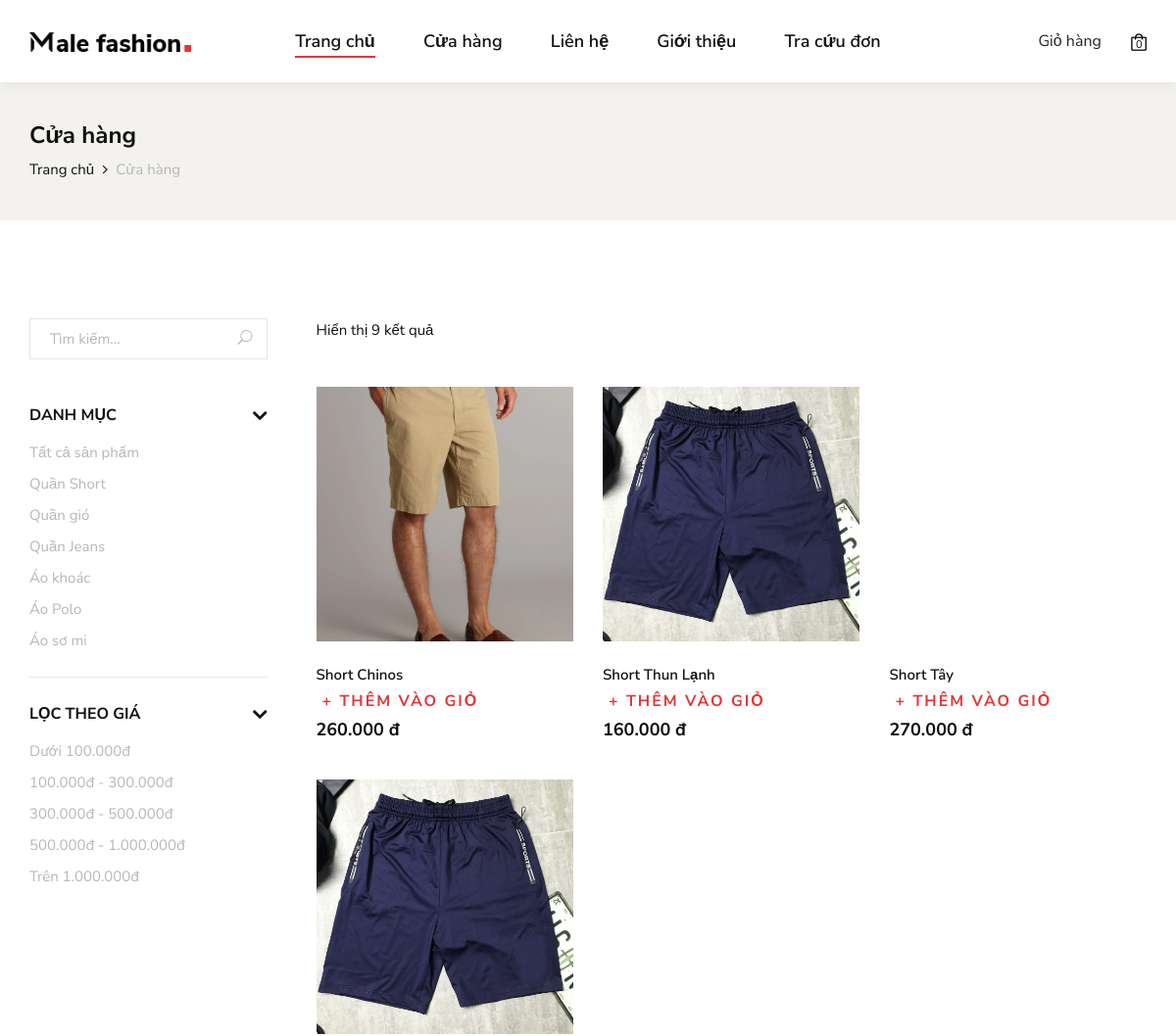
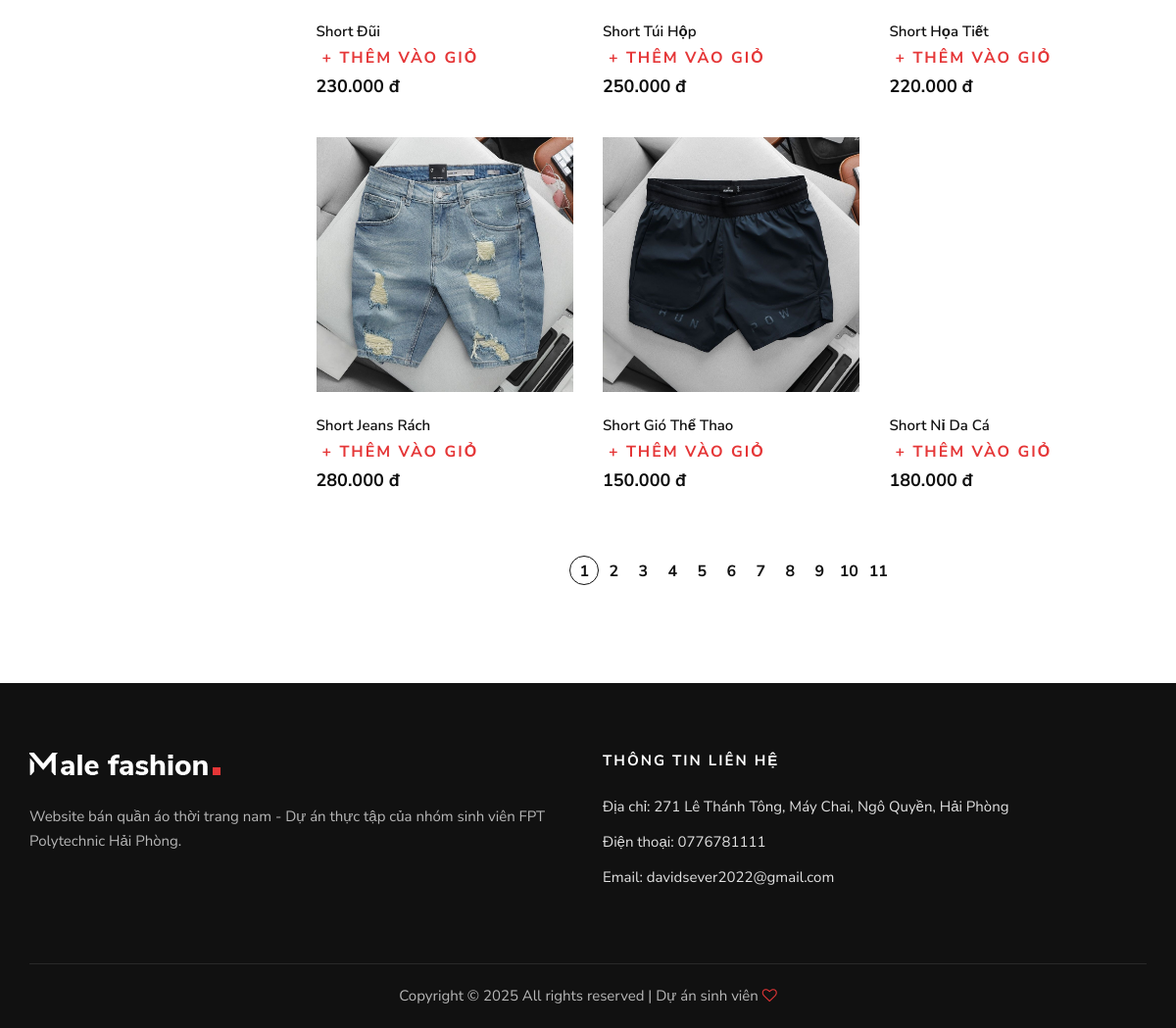
Screenshot of /index.php?act=shop with the database file from the repository (2 pictures, top to bottom).
### tables this page shows
CREATE TABLE `danh_muc` (
  `id_danh_muc` int(10) NOT NULL,
  `name_danh_muc` varchar(255) NOT NULL,
  `Trangthai` int(1) NOT NULL DEFAULT 0
);

CREATE TABLE `san_pham` (
  `id_sp` int(11) NOT NULL,
  `id_mau_sac` int(11) DEFAULT NULL,
  `id_kich_co` int(11) DEFAULT NULL,
  `hinh_anh` varchar(255) DEFAULT NULL,
  `ten_sp` varchar(100) DEFAULT NULL,
  `gia_sp` decimal(10,2) DEFAULT NULL,
  `so_luong` int(11) DEFAULT NULL,
  `loai` varchar(50) DEFAULT NULL,
  `id_danh_muc` int(11) DEFAULT NULL,
  `Mo_ta` text NOT NULL,
  `trang_thai` tinyint(4) NOT NULL DEFAULT 0,
  `luot_xem` int(11) DEFAULT 0
);

### Controller/HomeController.php (called while the page is built, shortened)
<?php
include_once "Model/UserSanpham.php";
class HomeController {
    private $userSanpham;
    public function __construct() {
        $this->userSanpham = new UserSanpham();
    }
    public function shop() {
        $categories = $this->userSanpham->getAllCategories();
        $categoryId = 0;
        $keyword = "";
        $minPrice = 0;
        $maxPrice = 0;
        $so_luong_1_trang = 9;
        if (isset($_GET['page'])) {
            $trang_hien_tai = $_GET['page'];
        } else {
            $trang_hien_tai = 1;
        }
        $vi_tri_bat_dau = ($trang_hien_tai - 1) * $so_luong_1_trang;
        $tong_so_san_pham = $this->userSanpham->getCountAllShop($categoryId, $minPrice, $maxPrice, $keyword);
        $tong_so_trang = ceil($tong_so_san_pham / $so_luong_1_trang);
        $allProducts = $this->userSanpham->getAllShop_PhanTrang(
            $categoryId,
            $minPrice,
            $maxPrice,
            $keyword,
            $vi_tri_bat_dau,
            $so_luong_1_trang
        );
        include "views/shop.php";
    }
}
?>

### Model/pdo.php (called while the page is built, shortened)
<?php
function pdo_get_connection(){
    $dburl = "mysql:host=localhost;dbname=pro1014_uy;charset=utf8";
    $username = 'root';
    $password = '';
    $conn = new PDO($dburl, $username, $password);
    $conn->setAttribute(PDO::ATTR_ERRMODE, PDO::ERRMODE_EXCEPTION);
    return $conn;
}
function pdo_query($sql){
    $sql_args = array_slice(func_get_args(), 1);
    try{
        $conn = pdo_get_connection();
        $stmt = $conn->prepare($sql);
        $stmt->execute($sql_args);
        $rows = $stmt->fetchAll();
        return $rows;
    }
    catch(PDOException $e){
        throw $e;
    }
    finally{
        unset($conn);
    }
}
function pdo_query_one($sql){
    $sql_args = array_slice(func_get_args(), 1);
    try{
        $conn = pdo_get_connection();
        $stmt = $conn->prepare($sql);
        $stmt->execute($sql_args);
        $row = $stmt->fetch(PDO::FETCH_ASSOC);
        return $row;
    }
    catch(PDOException $e){
        throw $e;
    }
    finally{
        unset($conn);
    }
}

### Model/UserSanpham.php (called while the page is built, shortened)
<?php
include_once "pdo.php";
class UserSanpham {
    public function getAllCategories() {
        $sql = "SELECT * FROM danh_muc WHERE Trangthai = 1 ORDER BY id_danh_muc DESC";
        return pdo_query($sql);
    }
    public function getCountAllShop($categoryId, $minPrice, $maxPrice, $keyword) {
        $sql = "SELECT COUNT(*) as tong_so FROM san_pham WHERE trang_thai = 1";
        $ketQua = pdo_query_one($sql);
        return $ketQua['tong_so'];
    }
    public function getAllShop_PhanTrang($categoryId, $minPrice, $maxPrice, $keyword, $bat_dau, $so_luong_1_trang) {
        $sql = "SELECT * FROM san_pham WHERE trang_thai = 1";
        $sql = $sql . " ORDER BY id_sp DESC";
        $sql = $sql . " LIMIT " . $bat_dau . ", " . $so_luong_1_trang;
        return pdo_query($sql);
    }
}
?>

### views/shop.php (the view, shortened to what this page needs)
<?php
include_once "views/layout/header.php";
?>
<section class="breadcrumb-option">
    <div class="container">
        <div class="row">
            <div class="col-lg-12">
                <div class="breadcrumb__text">
                    <h4>Cửa hàng</h4>
                    <div class="breadcrumb__links">
                        <a href="index.php">Trang chủ</a>
                        <span>Cửa hàng</span>
                    </div>
                </div>
            </div>
        </div>
    </div>
</section>
<section class="shop spad">
    <div class="container">
        <div class="row">
            <div class="col-lg-3">
                <div class="shop__sidebar">
                    <div class="shop__sidebar__search">
                        <form action="index.php" method="GET">
                            <input type="text" name="keyword" placeholder="Tìm kiếm...">
                            <button type="submit"><span class="icon_search"></span></button>
                        </form>
                    </div>
                    <div class="shop__sidebar__accordion">
                        <div class="accordion" id="accordionExample">
                            <div class="card">
                                <div class="card-heading">
                                    <a data-toggle="collapse" data-target="#collapseOne">Danh mục</a>
                                </div>
                                <div id="collapseOne" class="collapse show" data-parent="#accordionExample">
                                    <div class="card-body">
                                        <div class="shop__sidebar__categories">
                                            <ul class="nice-scroll">
                                                <li><a href="index.php?act=shop">Tất cả sản phẩm</a></li>
                                                <?php
                                                if (isset($categories) && is_array($categories)) {
                                                    foreach ($categories as $dm) {
                                                        $linkDanhMuc = "index.php?act=shop&iddm=" . $dm['id_danh_muc'];
                                                ?>
                                                        <li>
                                                            <a href="<?= $linkDanhMuc ?>">
                                                                <?= $dm['name_danh_muc'] ?>
                                                            </a>
                                                        </li>
                                                <?php
                                                    }
                                                }
                                                ?>
                                            </ul>
                                        </div>
                                    </div>
                                </div>
                            </div>
                            <div class="card">
                                <div class="card-heading">
                                    <a data-toggle="collapse" data-target="#collapseThree">Lọc theo giá</a>
                                </div>
                                <div id="collapseThree" class="collapse show" data-parent="#accordionExample">
                                    <div class="card-body">
                                        <div class="shop__sidebar__price">
                                            <ul>
                                                <li><a href="index.php?act=shop&price=0-100000">Dưới 100.000đ</a></li>
                                                <li><a href="index.php?act=shop&price=100000-300000">100.000đ - 300.000đ</a></li>
                                                <li><a href="index.php?act=shop&price=300000-500000">300.000đ - 500.000đ</a></li>
                                                <li><a href="index.php?act=shop&price=500000-1000000">500.000đ - 1.000.000đ</a></li>
                                                <li><a href="index.php?act=shop&price=1000000-99999999">Trên 1.000.000đ</a></li>
                                            </ul>
                                        </div>
                                    </div>
                                </div>
                            </div>
                        </div>
                    </div>
                </div>
            </div>
            <div class="col-lg-9">
                <div class="shop__product__option">
                    <div class="row">
                        <div class="col-lg-6 col-md-6 col-sm-6">
                            <div class="shop__product__option__left">
                                <?php
                                    $soLuong = 0;
                                    if (isset($allProducts)) {
                                        $soLuong = count($allProducts);
                                    }
                                ?>
                                <p>Hiển thị <?= $soLuong ?> kết quả</p>
                            </div>
                        </div>
                    </div>
                </div>
                <div class="row">
                    <?php
                    if (isset($allProducts) && count($allProducts) > 0) {
                        foreach ($allProducts as $sp) {
                            extract($sp);
                            if (!empty($hinh_anh)) {
                                $imgName = $hinh_anh;
                            } else {
                                $imgName = 'default.jpg';
                            }
                            $hinhPath = "admin/image/" . $imgName;
                            $linkDetail = "index.php?act=detail&id=" . $id_sp;
                    ?>
                            <div class="col-lg-4 col-md-6 col-sm-6">
                                <div class="product__item">
                                    <div class="product__item__pic set-bg" data-setbg="<?= $hinhPath ?>"
                                         onclick="window.location.href='<?= $linkDetail ?>';"
                                         style="cursor: pointer;">
                                    </div>
                                    <div class="product__item__text">
                                        <h6><?= $ten_sp ?></h6>
                                        <form action="index.php?act=add_to_cart" method="post" style="display: inline;">
                                            <button type="submit" name="add_to_cart" class="add-cart"
                                                    style="border: none; background: none; color: #e53637; font-weight: 700; cursor: pointer; text-transform: uppercase; letter-spacing: 2px;">
                                                + Thêm vào giỏ
                                            </button>
                                        </form>
                                        <h5><?= number_format($gia_sp, 0, ',', '.') ?> đ</h5>
                                    </div>
                                </div>
                            </div>
                            <?php
                        }
                    }
                    ?>
                </div>
                <div class="row">
                        <div class="col-lg-12">
                            <div class="product__pagination">
                                <?php
                                $link_co_ban = "index.php?act=shop";
                                if ($tong_so_trang > 1) {
                                    for ($i = 1; $i <= $tong_so_trang; $i++) {
                                        if ($i == $trang_hien_tai) {
                                            echo '<a class="active" href="#">' . $i . '</a>';
                                        } else {
                                            $link_day_du = $link_co_ban . "&page=" . $i;
                                            echo '<a href="' . $link_day_du . '">' . $i . '</a>';
                                        }
                                    }
                                }
                                ?>
                            </div>
                        </div>
                </div>
            </div>
        </div>
    </div>
</section>
<?php
include_once "views/layout/footer.php";
?>

### index.php (shortened to what this page needs)
<?php
include_once "Controller/HomeController.php";
$homeController = new HomeController();
if (isset($_GET['act'])) {
    $act = $_GET['act'];
} else {
    $act = '/';
}
switch ($act) {
    case 'shop':
        $homeController->shop();
        break;
}
?>

### views/layout/header.php (shortened to what this page needs)
<!DOCTYPE html>
<html lang="zxx">
<head>
    <link rel="stylesheet" href="css/bootstrap.min.css" type="text/css">
    <link rel="stylesheet" href="css/font-awesome.min.css" type="text/css">
    <link rel="stylesheet" href="css/elegant-icons.css" type="text/css">
    <link rel="stylesheet" href="css/magnific-popup.css" type="text/css">
    <link rel="stylesheet" href="css/nice-select.css" type="text/css">
    <link rel="stylesheet" href="css/owl.carousel.min.css" type="text/css">
    <link rel="stylesheet" href="css/slicknav.min.css" type="text/css">
    <link rel="stylesheet" href="css/style.css" type="text/css">
</head>
<body>
    <header class="header">
        <div class="container">
            <div class="row">
                <div class="col-lg-2 col-md-2">
                    <div class="header__logo">
                        <a href="index.php"><img src="img/logo.png" alt=""></a>
                    </div>
                </div>
                <div class="col-lg-8 col-md-8">
                    <nav class="header__menu mobile-menu">
                        <ul>
                            <li class="active"><a href="index.php">Trang chủ</a></li>
                            <li><a href="index.php?act=shop">Cửa hàng</a></li>
                            <li><a href="index.php?act=contact">Liên hệ</a></li>
                            <li><a href="index.php?act=about">Giới thiệu</a></li>
                            <li><a href="index.php?act=check_order">Tra cứu đơn</a></li>
                        </ul>
                    </nav>
                </div>
                <div class="col-lg-2 col-md-2">
                    <div class="header__nav__option">
                        <a >Giỏ hàng</a>
                        <a href="index.php?act=cart">
                            <img src="img/icon/cart.png" alt="">
                            <span>
                                <?php echo isset($_SESSION['cart']) ? count($_SESSION['cart']) : 0; ?>
                            </span>
                        </a>
                    </div>
                </div>
            </div>
        </div>
    </header>

### views/layout/footer.php (shortened to what this page needs)
<footer class="footer">
        <div class="container">
            <div class="row">
                <div class="col-lg-6 col-md-6 col-sm-6">
                    <div class="footer__about">
                        <div class="footer__logo">
                            <a href="index.php"><img src="img/footer-logo.png" alt=""></a>
                        </div>
                        <p>Website bán quần áo thời trang nam - Dự án thực tập của nhóm sinh viên FPT Polytechnic Hải Phòng.</p>
                    </div>
                </div>
                <div class="col-lg-6 col-md-6 col-sm-6">
                    <div class="footer__widget">
                        <h6>THÔNG TIN LIÊN HỆ</h6>
                        <ul>
                            <li>Địa chỉ: 271 Lê Thánh Tông, Máy Chai, Ngô Quyền, Hải Phòng</li>
                            <li>Điện thoại: 0776781111</li>
                            <li>Email: davidsever2022@gmail.com</li>
                        </ul>
                    </div>
                </div>
                </div>
            <div class="row">
                <div class="col-lg-12 text-center">
                    <div class="footer__copyright__text">
                        <p>Copyright ©
                            All rights reserved | Dự án sinh viên <i class="fa fa-heart-o" aria-hidden="true"></i>
                        </p>
                    </div>
                </div>
            </div>
        </div>
    </footer>
</body>
</html>

### views/layout/header.php (style rules this page uses)
.header { background-color: #ffffff; box-shadow: 0px 5px 10px rgba(0, 0, 0, 0.05); position: sticky; top: 0; z-index: 999; }

### views/layout/footer.php (style rules this page uses)
.footer__widget h6 { color: #ffffff !important; font-weight: 700; }
.footer__widget ul li { color: #e1e1e1 !important; font-size: 15px; }

### rows the page displays
danh_muc: name_danh_muc "Quần Short"
danh_muc: name_danh_muc "Quần gió"
danh_muc: name_danh_muc "Quần Jeans"
danh_muc: name_danh_muc "Áo khoác"
danh_muc: name_danh_muc "Áo Polo"
danh_muc: name_danh_muc "Áo sơ mi"
san_pham: shows a picture, ten_sp "Short Chinos", gia_sp "260.000"
san_pham: ten_sp "Short Thun Lạnh", gia_sp "160.000"
san_pham: ten_sp "Short Tây", gia_sp "270.000"
san_pham: ten_sp "Short Đũi", gia_sp "230.000"
san_pham: ten_sp "Short Túi Hộp", gia_sp "250.000"
san_pham: ten_sp "Short Họa Tiết", gia_sp "220.000"
san_pham: shows a picture, ten_sp "Short Jeans Rách", gia_sp "280.000"
san_pham: shows a picture, ten_sp "Short Gió Thể Thao", gia_sp "150.000"
san_pham: ten_sp "Short Nỉ Da Cá", gia_sp "180.000"

### other values shown
count($_SESSION['cart']) "0"
$soLuong "9"
